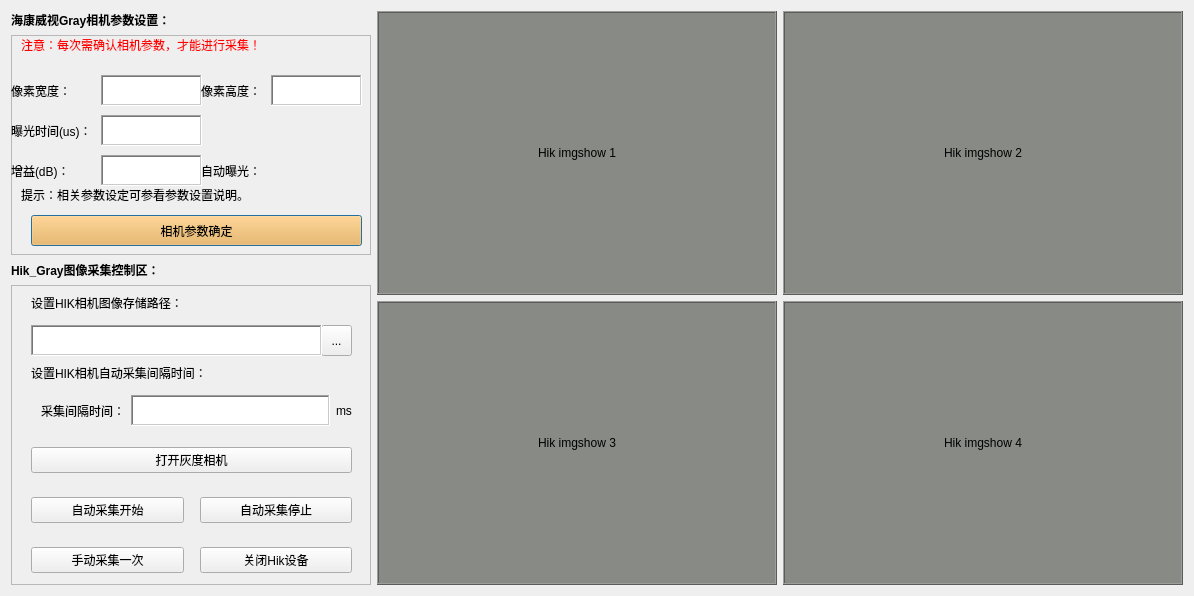
      <widget class="QWidget" name="hik_tab">
       <attribute name="title">
        <string>HikCam采集控制</string>
       </attribute>
       <layout class="QHBoxLayout" name="horizontalLayout_12">
        <item>
         <layout class="QGridLayout" name="gridLayout_4">
          <item row="0" column="0">
           <widget class="QLabel" name="label_15">
            <property name="sizePolicy">
             <sizepolicy hsizetype="Fixed" vsizetype="Fixed">
              <horstretch>0</horstretch>
              <verstretch>0</verstretch>
             </sizepolicy>
            </property>
            <property name="text">
             <string>&lt;html&gt;&lt;head/&gt;&lt;body&gt;&lt;p&gt;&lt;span style=&quot; font-weight:600;&quot;&gt;海康威视Gray相机参数设置：&lt;/span&gt;&lt;/p&gt;&lt;/body&gt;&lt;/html&gt;</string>
            </property>
           </widget>
          </item>
          <item row="2" column="0">
           <widget class="QLabel" name="label_5">
            <property name="sizePolicy">
             <sizepolicy hsizetype="Fixed" vsizetype="Fixed">
              <horstretch>0</horstretch>
              <verstretch>0</verstretch>
             </sizepolicy>
            </property>
            <property name="text">
             <string>&lt;html&gt;&lt;head/&gt;&lt;body&gt;&lt;p&gt;&lt;span style=&quot; font-weight:600;&quot;&gt;Hik_Gray图像采集控制区：&lt;/span&gt;&lt;/p&gt;&lt;/body&gt;&lt;/html&gt;</string>
            </property>
           </widget>
          </item>
          <item row="1" column="0">
           <widget class="QFrame" name="frame_4">
            <property name="sizePolicy">
             <sizepolicy hsizetype="Fixed" vsizetype="Fixed">
              <horstretch>0</horstretch>
              <verstretch>0</verstretch>
             </sizepolicy>
            </property>
            <property name="minimumSize">
             <size>
              <width>360</width>
              <height>220</height>
             </size>
            </property>
            <property name="maximumSize">
             <size>
              <width>360</width>
              <height>220</height>
             </size>
            </property>
            <property name="frameShape">
             <enum>QFrame::StyledPanel</enum>
            </property>
            <property name="frameShadow">
             <enum>QFrame::Sunken</enum>
            </property>
            <widget class="QPushButton" name="gray_init_Btn">
             <property name="geometry">
              <rect>
               <x>20</x>
               <y>180</y>
               <width>331</width>
               <height>31</height>
              </rect>
             </property>
             <property name="sizePolicy">
              <sizepolicy hsizetype="Expanding" vsizetype="Fixed">
               <horstretch>0</horstretch>
               <verstretch>0</verstretch>
              </sizepolicy>
             </property>
             <property name="styleSheet">
              <string notr="true">background-color: rgb(252, 175, 62);</string>
             </property>
             <property name="text">
              <string>相机参数确定</string>
             </property>
             <property name="default">
              <bool>true</bool>
             </property>
            </widget>
            <widget class="QLabel" name="label_12">
             <property name="geometry">
              <rect>
               <x>10</x>
               <y>0</y>
               <width>331</width>
               <height>21</height>
              </rect>
             </property>
             <property name="toolTip">
              <string>&lt;html&gt;&lt;head/&gt;&lt;body&gt;&lt;p&gt;&lt;br/&gt;&lt;/p&gt;&lt;/body&gt;&lt;/html&gt;</string>
             </property>
             <property name="text">
              <string>&lt;html&gt;&lt;head/&gt;&lt;body&gt;&lt;p&gt;&lt;span style=&quot; color:#ff0000;&quot;&gt;注意：每次需确认相机参数，才能进行采集！&lt;/span&gt;&lt;/p&gt;&lt;/body&gt;&lt;/html&gt;</string>
             </property>
            </widget>
            <widget class="QTextEdit" name="PixWidth_dir_input">
             <property name="geometry">
              <rect>
               <x>90</x>
               <y>40</y>
               <width>101</width>
               <height>31</height>
              </rect>
             </property>
             <property name="frameShape">
              <enum>QFrame::WinPanel</enum>
             </property>
            </widget>
            <widget class="QLabel" name="label_14">
             <property name="geometry">
              <rect>
               <x>0</x>
               <y>40</y>
               <width>91</width>
               <height>31</height>
              </rect>
             </property>
             <property name="text">
              <string>像素宽度：</string>
             </property>
            </widget>
            <widget class="QTextEdit" name="PixHeight_dir_input">
             <property name="geometry">
              <rect>
               <x>260</x>
               <y>40</y>
               <width>91</width>
               <height>31</height>
              </rect>
             </property>
             <property name="frameShape">
              <enum>QFrame::WinPanel</enum>
             </property>
            </widget>
            <widget class="QLabel" name="label_19">
             <property name="geometry">
              <rect>
               <x>190</x>
               <y>40</y>
               <width>71</width>
               <height>31</height>
              </rect>
             </property>
             <property name="text">
              <string>像素高度：</string>
             </property>
            </widget>
            <widget class="QTextEdit" name="Gain_dir_input">
             <property name="geometry">
              <rect>
               <x>90</x>
               <y>120</y>
               <width>101</width>
               <height>31</height>
              </rect>
             </property>
             <property name="frameShape">
              <enum>QFrame::WinPanel</enum>
             </property>
            </widget>
            <widget class="QLabel" name="label_20">
             <property name="geometry">
              <rect>
               <x>0</x>
               <y>80</y>
               <width>91</width>
               <height>31</height>
              </rect>
             </property>
             <property name="text">
              <string>曝光时间(us)：</string>
             </property>
            </widget>
            <widget class="QTextEdit" name="Exposure_dir_input">
             <property name="geometry">
              <rect>
               <x>90</x>
               <y>80</y>
               <width>101</width>
               <height>31</height>
              </rect>
             </property>
             <property name="frameShape">
              <enum>QFrame::WinPanel</enum>
             </property>
            </widget>
            <widget class="QLabel" name="label_21">
             <property name="geometry">
              <rect>
               <x>0</x>
               <y>120</y>
               <width>81</width>
               <height>31</height>
              </rect>
             </property>
             <property name="text">
              <string>增益(dB)：</string>
             </property>
            </widget>
            <widget class="QLabel" name="label_23">
             <property name="geometry">
              <rect>
               <x>190</x>
               <y>120</y>
               <width>71</width>
               <height>31</height>
              </rect>
             </property>
             <property name="text">
              <string>自动曝光：</string>
             </property>
            </widget>
            <widget class="QWidget" name="horizontalLayoutWidget_9">
             <property name="geometry">
              <rect>
               <x>270</x>
               <y>120</y>
               <width>81</width>
               <height>31</height>
              </rect>
             </property>
             <layout class="QHBoxLayout" name="horizontalLayout_11"/>
            </widget>
            <widget class="QLabel" name="label_28">
             <property name="geometry">
              <rect>
               <x>10</x>
               <y>150</y>
               <width>311</width>
               <height>21</height>
              </rect>
             </property>
             <property name="toolTip">
              <string>&lt;html&gt;&lt;head/&gt;&lt;body&gt;&lt;p&gt;&lt;br/&gt;&lt;/p&gt;&lt;/body&gt;&lt;/html&gt;</string>
             </property>
             <property name="text">
              <string>&lt;html&gt;&lt;head/&gt;&lt;body&gt;&lt;p&gt;提示：相关参数设定可参看参数设置说明。&lt;/p&gt;&lt;/body&gt;&lt;/html&gt;</string>
             </property>
            </widget>
           </widget>
          </item>
          <item row="4" column="0">
           <widget class="QFrame" name="frame_2">
            <property name="sizePolicy">
             <sizepolicy hsizetype="Fixed" vsizetype="Expanding">
              <horstretch>0</horstretch>
              <verstretch>0</verstretch>
             </sizepolicy>
            </property>
            <property name="minimumSize">
             <size>
              <width>360</width>
              <height>300</height>
             </size>
            </property>
            <property name="maximumSize">
             <size>
              <width>360</width>
              <height>16777215</height>
             </size>
            </property>
            <property name="cursor">
             <cursorShape>ArrowCursor</cursorShape>
            </property>
            <property name="frameShape">
             <enum>QFrame::StyledPanel</enum>
            </property>
            <property name="frameShadow">
             <enum>QFrame::Sunken</enum>
            </property>
            <widget class="QWidget" name="horizontalLayoutWidget">
             <property name="geometry">
              <rect>
               <x>20</x>
               <y>110</y>
               <width>321</width>
               <height>31</height>
              </rect>
             </property>
             <layout class="QHBoxLayout" name="horizontalLayout">
              <item>
               <spacer name="horizontalSpacer_9">
                <property name="orientation">
                 <enum>Qt::Horizontal</enum>
                </property>
                <property name="sizeType">
                 <enum>QSizePolicy::Fixed</enum>
                </property>
                <property name="sizeHint" stdset="0">
                 <size>
                  <width>10</width>
                  <height>20</height>
                 </size>
                </property>
               </spacer>
              </item>
              <item>
               <widget class="QLabel" name="label_24">
                <property name="maximumSize">
                 <size>
                  <width>100</width>
                  <height>16777215</height>
                 </size>
                </property>
                <property name="text">
                 <string>采集间隔时间：</string>
                </property>
               </widget>
              </item>
              <item>
               <widget class="QTextEdit" name="gray_inter_time_input">
                <property name="sizePolicy">
                 <sizepolicy hsizetype="Expanding" vsizetype="Expanding">
                  <horstretch>0</horstretch>
                  <verstretch>0</verstretch>
                 </sizepolicy>
                </property>
                <property name="minimumSize">
                 <size>
                  <width>30</width>
                  <height>25</height>
                 </size>
                </property>
                <property name="maximumSize">
                 <size>
                  <width>16777</width>
                  <height>16777215</height>
                 </size>
                </property>
                <property name="frameShape">
                 <enum>QFrame::WinPanel</enum>
                </property>
               </widget>
              </item>
              <item>
               <widget class="QLabel" name="label_25">
                <property name="maximumSize">
                 <size>
                  <width>80</width>
                  <height>16777215</height>
                 </size>
                </property>
                <property name="text">
                 <string>ms</string>
                </property>
               </widget>
              </item>
             </layout>
            </widget>
            <widget class="QWidget" name="horizontalLayoutWidget_4">
             <property name="geometry">
              <rect>
               <x>20</x>
               <y>260</y>
               <width>321</width>
               <height>31</height>
              </rect>
             </property>
             <layout class="QHBoxLayout" name="horizontalLayout_6">
              <item>
               <widget class="QPushButton" name="gray_manul_Btn">
                <property name="minimumSize">
                 <size>
                  <width>0</width>
                  <height>25</height>
                 </size>
                </property>
                <property name="maximumSize">
                 <size>
                  <width>16777215</width>
                  <height>16777215</height>
                 </size>
                </property>
                <property name="text">
                 <string>手动采集一次</string>
                </property>
               </widget>
              </item>
              <item>
               <spacer name="horizontalSpacer_8">
                <property name="orientation">
                 <enum>Qt::Horizontal</enum>
                </property>
                <property name="sizeType">
                 <enum>QSizePolicy::Fixed</enum>
                </property>
                <property name="sizeHint" stdset="0">
                 <size>
                  <width>10</width>
                  <height>20</height>
                 </size>
                </property>
               </spacer>
              </item>
              <item>
               <widget class="QPushButton" name="gray_stop_Btn">
                <property name="minimumSize">
                 <size>
                  <width>0</width>
                  <height>25</height>
                 </size>
                </property>
                <property name="text">
                 <string>关闭Hik设备</string>
                </property>
               </widget>
              </item>
             </layout>
            </widget>
            <widget class="QToolButton" name="gray_dir_Btn">
             <property name="geometry">
              <rect>
               <x>310</x>
               <y>40</y>
               <width>31</width>
               <height>31</height>
              </rect>
             </property>
             <property name="sizePolicy">
              <sizepolicy hsizetype="Expanding" vsizetype="Fixed">
               <horstretch>0</horstretch>
               <verstretch>0</verstretch>
              </sizepolicy>
             </property>
             <property name="text">
              <string>...</string>
             </property>
            </widget>
            <widget class="QTextEdit" name="gray_dir_input">
             <property name="geometry">
              <rect>
               <x>20</x>
               <y>40</y>
               <width>291</width>
               <height>31</height>
              </rect>
             </property>
             <property name="sizePolicy">
              <sizepolicy hsizetype="Expanding" vsizetype="Expanding">
               <horstretch>0</horstretch>
               <verstretch>0</verstretch>
              </sizepolicy>
             </property>
             <property name="frameShape">
              <enum>QFrame::WinPanel</enum>
             </property>
            </widget>
            <widget class="QLabel" name="label_18">
             <property name="geometry">
              <rect>
               <x>20</x>
               <y>10</y>
               <width>271</width>
               <height>16</height>
              </rect>
             </property>
             <property name="text">
              <string>设置HIK相机图像存储路径：</string>
             </property>
            </widget>
            <widget class="QWidget" name="horizontalLayoutWidget_5">
             <property name="geometry">
              <rect>
               <x>20</x>
               <y>160</y>
               <width>321</width>
               <height>31</height>
              </rect>
             </property>
             <layout class="QHBoxLayout" name="horizontalLayout_7">
              <item>
               <widget class="QPushButton" name="gray_monitor_Btn">
                <property name="minimumSize">
                 <size>
                  <width>0</width>
                  <height>25</height>
                 </size>
                </property>
                <property name="text">
                 <string>打开灰度相机</string>
                </property>
               </widget>
              </item>
             </layout>
            </widget>
            <widget class="QWidget" name="horizontalLayoutWidget_7">
             <property name="geometry">
              <rect>
               <x>20</x>
               <y>210</y>
               <width>321</width>
               <height>31</height>
              </rect>
             </property>
             <layout class="QHBoxLayout" name="horizontalLayout_9">
              <item>
               <widget class="QPushButton" name="gray_auto_Btn">
                <property name="minimumSize">
                 <size>
                  <width>0</width>
                  <height>25</height>
                 </size>
                </property>
                <property name="maximumSize">
                 <size>
                  <width>16777215</width>
                  <height>16777215</height>
                 </size>
                </property>
                <property name="text">
                 <string>自动采集开始</string>
                </property>
               </widget>
              </item>
              <item>
               <spacer name="horizontalSpacer_11">
                <property name="orientation">
                 <enum>Qt::Horizontal</enum>
                </property>
                <property name="sizeType">
                 <enum>QSizePolicy::Fixed</enum>
                </property>
                <property name="sizeHint" stdset="0">
                 <size>
                  <width>10</width>
                  <height>20</height>
                 </size>
                </property>
               </spacer>
              </item>
              <item>
               <widget class="QPushButton" name="gray_auto_stop_Btn">
                <property name="minimumSize">
                 <size>
                  <width>0</width>
                  <height>25</height>
                 </size>
                </property>
                <property name="text">
                 <string>自动采集停止</string>
                </property>
               </widget>
              </item>
             </layout>
            </widget>
            <widget class="QLabel" name="label_31">
             <property name="geometry">
              <rect>
               <x>20</x>
               <y>80</y>
               <width>311</width>
               <height>16</height>
              </rect>
             </property>
             <property name="text">
              <string>设置HIK相机自动采集间隔时间：</string>
             </property>
            </widget>
           </widget>
          </item>
         </layout>
        </item>
        <item>
         <layout class="QGridLayout" name="gridLayout_5">
          <item row="1" column="0">
           <widget class="QLabel" name="imglabel_hik3">
            <property name="sizePolicy">
             <sizepolicy hsizetype="Expanding" vsizetype="Preferred">
              <horstretch>0</horstretch>
              <verstretch>0</verstretch>
             </sizepolicy>
            </property>
            <property name="minimumSize">
             <size>
              <width>400</width>
              <height>225</height>
             </size>
            </property>
            <property name="maximumSize">
             <size>
              <width>640</width>
              <height>360</height>
             </size>
            </property>
            <property name="layoutDirection">
             <enum>Qt::LeftToRight</enum>
            </property>
            <property name="styleSheet">
             <string notr="true">background-color: rgb(136, 138, 133);</string>
            </property>
            <property name="frameShape">
             <enum>QFrame::Box</enum>
            </property>
            <property name="frameShadow">
             <enum>QFrame::Raised</enum>
            </property>
            <property name="text">
             <string>Hik imgshow 3</string>
            </property>
            <property name="textFormat">
             <enum>Qt::AutoText</enum>
            </property>
            <property name="alignment">
             <set>Qt::AlignCenter</set>
            </property>
           </widget>
          </item>
          <item row="1" column="1">
           <widget class="QLabel" name="imglabel_hik4">
            <property name="sizePolicy">
             <sizepolicy hsizetype="Expanding" vsizetype="Preferred">
              <horstretch>0</horstretch>
              <verstretch>0</verstretch>
             </sizepolicy>
            </property>
            <property name="minimumSize">
             <size>
              <width>400</width>
              <height>225</height>
             </size>
            </property>
            <property name="maximumSize">
             <size>
              <width>640</width>
              <height>360</height>
             </size>
            </property>
            <property name="layoutDirection">
             <enum>Qt::LeftToRight</enum>
            </property>
            <property name="styleSheet">
             <string notr="true">background-color: rgb(136, 138, 133);</string>
            </property>
            <property name="frameShape">
             <enum>QFrame::Box</enum>
            </property>
            <property name="frameShadow">
             <enum>QFrame::Raised</enum>
            </property>
            <property name="text">
             <string>Hik imgshow 4</string>
            </property>
            <property name="textFormat">
             <enum>Qt::AutoText</enum>
            </property>
            <property name="alignment">
             <set>Qt::AlignCenter</set>
            </property>
           </widget>
          </item>
          <item row="0" column="1">
           <widget class="QLabel" name="imglabel_hik2">
            <property name="sizePolicy">
             <sizepolicy hsizetype="Expanding" vsizetype="Preferred">
              <horstretch>0</horstretch>
              <verstretch>0</verstretch>
             </sizepolicy>
            </property>
            <property name="minimumSize">
             <size>
              <width>400</width>
              <height>225</height>
             </size>
            </property>
            <property name="maximumSize">
             <size>
              <width>640</width>
              <height>360</height>
             </size>
            </property>
            <property name="layoutDirection">
             <enum>Qt::LeftToRight</enum>
            </property>
            <property name="styleSheet">
             <string notr="true">background-color: rgb(136, 138, 133);</string>
            </property>
            <property name="frameShape">
             <enum>QFrame::Box</enum>
            </property>
            <property name="frameShadow">
             <enum>QFrame::Raised</enum>
            </property>
            <property name="text">
             <string>Hik imgshow 2</string>
            </property>
            <property name="textFormat">
             <enum>Qt::AutoText</enum>
            </property>
            <property name="alignment">
             <set>Qt::AlignCenter</set>
            </property>
           </widget>
          </item>
          <item row="0" column="0">
           <widget class="QLabel" name="imglabel_hik1">
            <property name="sizePolicy">
             <sizepolicy hsizetype="Expanding" vsizetype="Preferred">
              <horstretch>0</horstretch>
              <verstretch>0</verstretch>
             </sizepolicy>
            </property>
            <property name="minimumSize">
             <size>
              <width>400</width>
              <height>225</height>
             </size>
            </property>
            <property name="maximumSize">
             <size>
              <width>640</width>
              <height>360</height>
             </size>
            </property>
            <property name="layoutDirection">
             <enum>Qt::LeftToRight</enum>
            </property>
            <property name="styleSheet">
             <string notr="true">background-color: rgb(136, 138, 133);</string>
            </property>
            <property name="frameShape">
             <enum>QFrame::Box</enum>
            </property>
            <property name="frameShadow">
             <enum>QFrame::Raised</enum>
            </property>
            <property name="text">
             <string>Hik imgshow 1</string>
            </property>
            <property name="textFormat">
             <enum>Qt::AutoText</enum>
            </property>
            <property name="alignment">
             <set>Qt::AlignCenter</set>
            </property>
           </widget>
          </item>
         </layout>
        </item>
       </layout>
      </widget>
